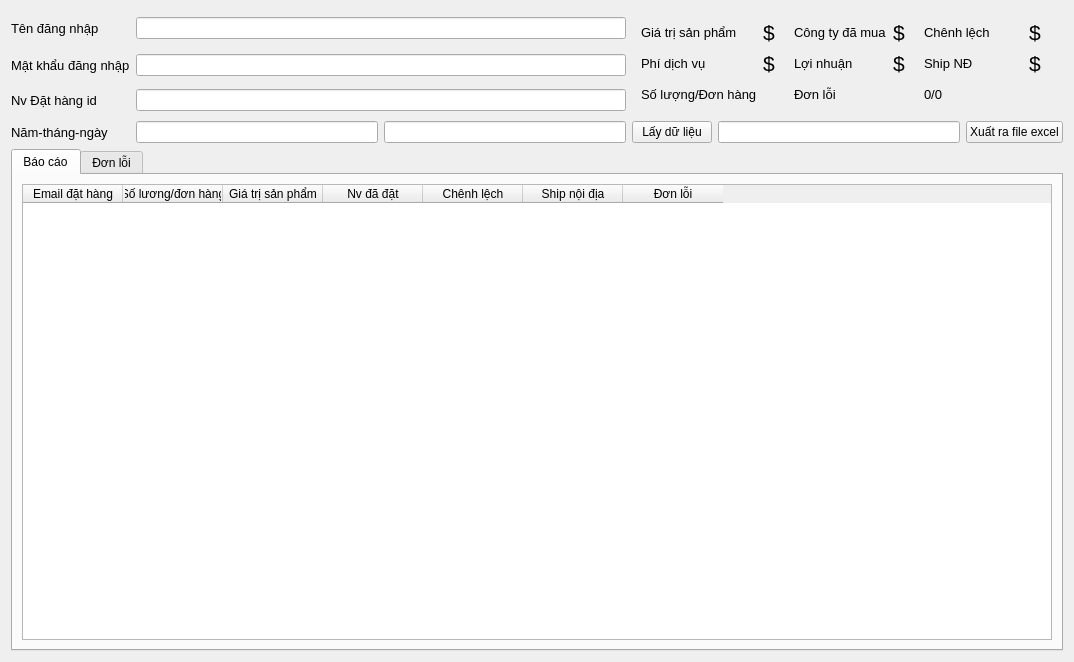
<?xml version="1.0" encoding="UTF-8"?>
<ui version="4.0">
 <class>Form</class>
 <widget class="QWidget" name="Form">
  <property name="geometry">
   <rect>
    <x>0</x>
    <y>0</y>
    <width>1074</width>
    <height>662</height>
   </rect>
  </property>
  <property name="windowTitle">
   <string>Form</string>
  </property>
  <layout class="QGridLayout" name="gridLayout_4">
   <item row="4" column="0" colspan="7">
    <widget class="QTabWidget" name="tabWidget">
     <property name="currentIndex">
      <number>0</number>
     </property>
     <widget class="QWidget" name="tab">
      <attribute name="title">
       <string>Báo cáo</string>
      </attribute>
      <layout class="QGridLayout" name="gridLayout_2">
       <item row="0" column="0">
        <widget class="QTableWidget" name="tableWidget_report_order">
         <column>
          <property name="text">
           <string>Email đặt hàng</string>
          </property>
         </column>
         <column>
          <property name="text">
           <string>Số lương/đơn hàng</string>
          </property>
         </column>
         <column>
          <property name="text">
           <string>Giá trị sản phẩm</string>
          </property>
         </column>
         <column>
          <property name="text">
           <string>Nv đã đặt</string>
          </property>
         </column>
         <column>
          <property name="text">
           <string>Chênh lệch</string>
          </property>
         </column>
         <column>
          <property name="text">
           <string>Ship nội địa</string>
          </property>
         </column>
         <column>
          <property name="text">
           <string>Đơn lỗi</string>
          </property>
         </column>
        </widget>
       </item>
      </layout>
     </widget>
     <widget class="QWidget" name="tab_2">
      <attribute name="title">
       <string>Đơn lỗi</string>
      </attribute>
      <layout class="QGridLayout" name="gridLayout_3">
       <item row="0" column="0">
        <widget class="QTableWidget" name="tableWidget_order_error">
         <column>
          <property name="text">
           <string>Số thứ tự</string>
          </property>
         </column>
         <column>
          <property name="text">
           <string>Đơn lỗi</string>
          </property>
         </column>
        </widget>
       </item>
      </layout>
     </widget>
    </widget>
   </item>
   <item row="0" column="1" colspan="2">
    <widget class="QLineEdit" name="lineEdit_username"/>
   </item>
   <item row="0" column="0">
    <widget class="QLabel" name="label">
     <property name="sizePolicy">
      <sizepolicy hsizetype="Preferred" vsizetype="Preferred">
       <horstretch>0</horstretch>
       <verstretch>0</verstretch>
      </sizepolicy>
     </property>
     <property name="font">
      <font>
       <pointsize>10</pointsize>
      </font>
     </property>
     <property name="text">
      <string>Tên đăng nhập</string>
     </property>
    </widget>
   </item>
   <item row="2" column="1" colspan="2">
    <widget class="QLineEdit" name="lineEdit_dathangid"/>
   </item>
   <item row="1" column="1" colspan="2">
    <widget class="QLineEdit" name="lineEdit_password">
     <property name="inputMethodHints">
      <set>Qt::ImhHiddenText|Qt::ImhNoAutoUppercase|Qt::ImhNoPredictiveText</set>
     </property>
     <property name="echoMode">
      <enum>QLineEdit::Password</enum>
     </property>
    </widget>
   </item>
   <item row="1" column="0">
    <widget class="QLabel" name="label_2">
     <property name="font">
      <font>
       <pointsize>10</pointsize>
      </font>
     </property>
     <property name="text">
      <string>Mật khẩu đăng nhập</string>
     </property>
    </widget>
   </item>
   <item row="2" column="0">
    <widget class="QLabel" name="label_3">
     <property name="font">
      <font>
       <pointsize>10</pointsize>
      </font>
     </property>
     <property name="text">
      <string>Nv Đặt hàng id</string>
     </property>
    </widget>
   </item>
   <item row="3" column="0">
    <widget class="QLabel" name="label_7">
     <property name="font">
      <font>
       <pointsize>10</pointsize>
      </font>
     </property>
     <property name="text">
      <string>Năm-tháng-ngày</string>
     </property>
    </widget>
   </item>
   <item row="3" column="1">
    <widget class="QLineEdit" name="lineEdit_datetime"/>
   </item>
   <item row="3" column="2">
    <widget class="QLineEdit" name="lineEdit_enddate"/>
   </item>
   <item row="3" column="3" colspan="2">
    <widget class="QPushButton" name="pushButton_getdata">
     <property name="text">
      <string>Lấy dữ liệu</string>
     </property>
    </widget>
   </item>
   <item row="3" column="5">
    <widget class="QLineEdit" name="lineEdit_excelpath"/>
   </item>
   <item row="3" column="6">
    <widget class="QPushButton" name="pushButton_exportexcel">
     <property name="text">
      <string>Xuất ra file excel</string>
     </property>
    </widget>
   </item>
   <item row="0" column="3" rowspan="3" colspan="4">
    <widget class="QWidget" name="widget" native="true">
     <layout class="QGridLayout" name="gridLayout">
      <item row="2" column="3">
       <widget class="QLabel" name="label_ordererror">
        <property name="font">
         <font>
          <pointsize>16</pointsize>
         </font>
        </property>
        <property name="text">
         <string/>
        </property>
       </widget>
      </item>
      <item row="2" column="1">
       <widget class="QLabel" name="label_totalquatity">
        <property name="font">
         <font>
          <pointsize>16</pointsize>
         </font>
        </property>
        <property name="text">
         <string/>
        </property>
       </widget>
      </item>
      <item row="2" column="2">
       <widget class="QLabel" name="label_10">
        <property name="font">
         <font>
          <pointsize>10</pointsize>
         </font>
        </property>
        <property name="text">
         <string>Đơn lỗi</string>
        </property>
       </widget>
      </item>
      <item row="2" column="0">
       <widget class="QLabel" name="label_9">
        <property name="font">
         <font>
          <pointsize>10</pointsize>
         </font>
        </property>
        <property name="text">
         <string>Số lượng/Đơn hàng</string>
        </property>
       </widget>
      </item>
      <item row="1" column="3">
       <widget class="QLabel" name="label_gains">
        <property name="font">
         <font>
          <pointsize>16</pointsize>
         </font>
        </property>
        <property name="text">
         <string>$</string>
        </property>
       </widget>
      </item>
      <item row="0" column="3">
       <widget class="QLabel" name="label_paidproduction">
        <property name="font">
         <font>
          <pointsize>16</pointsize>
         </font>
        </property>
        <property name="text">
         <string>$</string>
        </property>
       </widget>
      </item>
      <item row="0" column="2">
       <widget class="QLabel" name="label_5">
        <property name="font">
         <font>
          <pointsize>10</pointsize>
         </font>
        </property>
        <property name="text">
         <string>Công ty đã mua</string>
        </property>
       </widget>
      </item>
      <item row="0" column="1">
       <widget class="QLabel" name="label_productionprice">
        <property name="font">
         <font>
          <pointsize>16</pointsize>
         </font>
        </property>
        <property name="text">
         <string>$</string>
        </property>
       </widget>
      </item>
      <item row="0" column="0">
       <widget class="QLabel" name="label_4">
        <property name="font">
         <font>
          <pointsize>10</pointsize>
         </font>
        </property>
        <property name="text">
         <string>Giá trị sản phẩm</string>
        </property>
       </widget>
      </item>
      <item row="0" column="8">
       <widget class="QLabel" name="label_totalchechlenh">
        <property name="font">
         <font>
          <pointsize>16</pointsize>
         </font>
        </property>
        <property name="text">
         <string>$</string>
        </property>
       </widget>
      </item>
      <item row="1" column="0">
       <widget class="QLabel" name="label_8">
        <property name="font">
         <font>
          <pointsize>10</pointsize>
         </font>
        </property>
        <property name="text">
         <string>Phí dịch vụ</string>
        </property>
       </widget>
      </item>
      <item row="1" column="2">
       <widget class="QLabel" name="label_6">
        <property name="font">
         <font>
          <pointsize>10</pointsize>
         </font>
        </property>
        <property name="text">
         <string>Lợi nhuận</string>
        </property>
       </widget>
      </item>
      <item row="1" column="1">
       <widget class="QLabel" name="label_totalservices">
        <property name="font">
         <font>
          <pointsize>16</pointsize>
         </font>
        </property>
        <property name="text">
         <string>$</string>
        </property>
       </widget>
      </item>
      <item row="1" column="4" colspan="4">
       <widget class="QLabel" name="label_12">
        <property name="font">
         <font>
          <pointsize>10</pointsize>
         </font>
        </property>
        <property name="text">
         <string>Ship NĐ</string>
        </property>
       </widget>
      </item>
      <item row="0" column="4" colspan="4">
       <widget class="QLabel" name="label_11">
        <property name="font">
         <font>
          <pointsize>10</pointsize>
         </font>
        </property>
        <property name="text">
         <string>Chênh lệch</string>
        </property>
       </widget>
      </item>
      <item row="1" column="8">
       <widget class="QLabel" name="label_totalshipping">
        <property name="font">
         <font>
          <pointsize>16</pointsize>
         </font>
        </property>
        <property name="text">
         <string>$</string>
        </property>
       </widget>
      </item>
      <item row="2" column="4" colspan="5">
       <widget class="QLabel" name="label_process">
        <property name="font">
         <font>
          <pointsize>10</pointsize>
         </font>
        </property>
        <property name="text">
         <string>0/0</string>
        </property>
       </widget>
      </item>
     </layout>
    </widget>
   </item>
  </layout>
 </widget>
 <tabstops>
  <tabstop>lineEdit_username</tabstop>
  <tabstop>lineEdit_password</tabstop>
  <tabstop>lineEdit_dathangid</tabstop>
  <tabstop>lineEdit_datetime</tabstop>
  <tabstop>tabWidget</tabstop>
  <tabstop>tableWidget_report_order</tabstop>
 </tabstops>
 <resources/>
 <connections/>
</ui>
